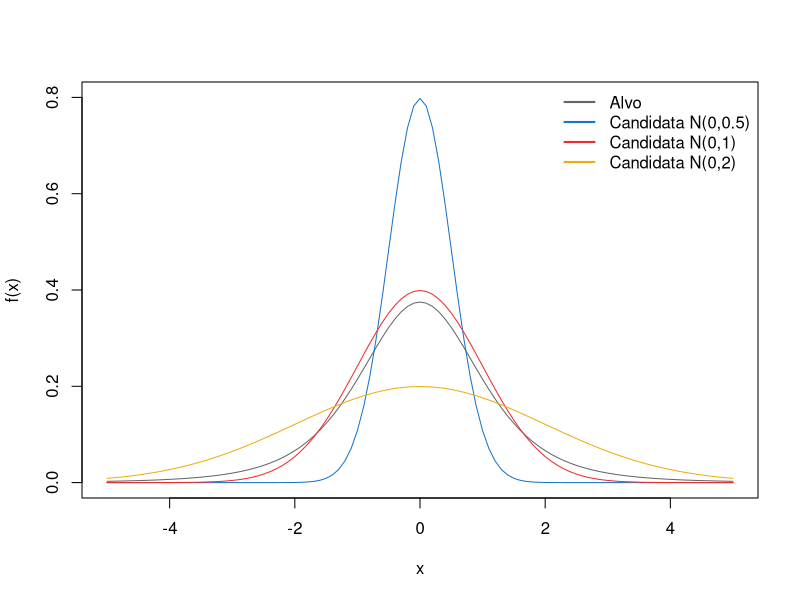
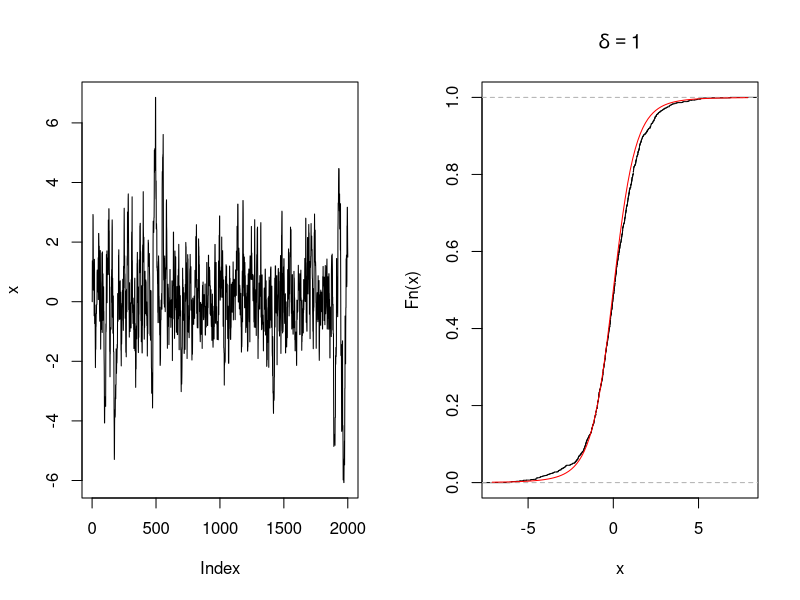
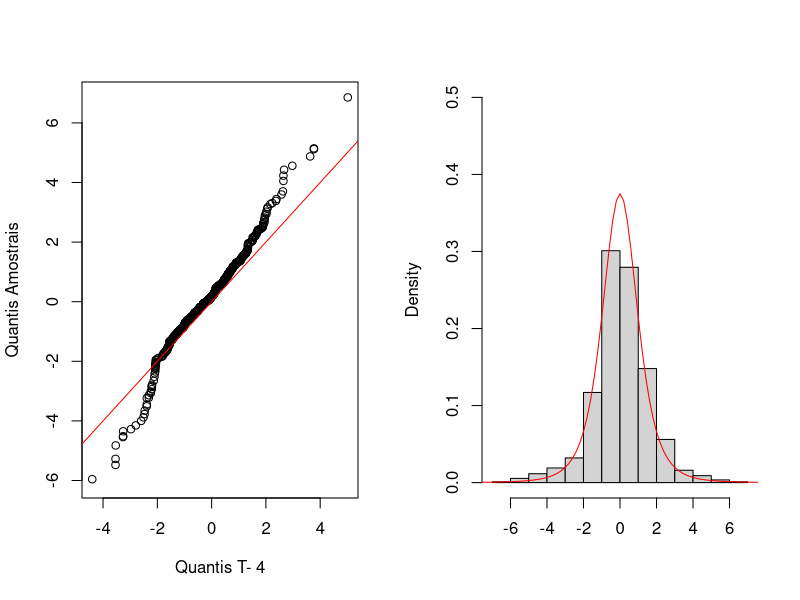
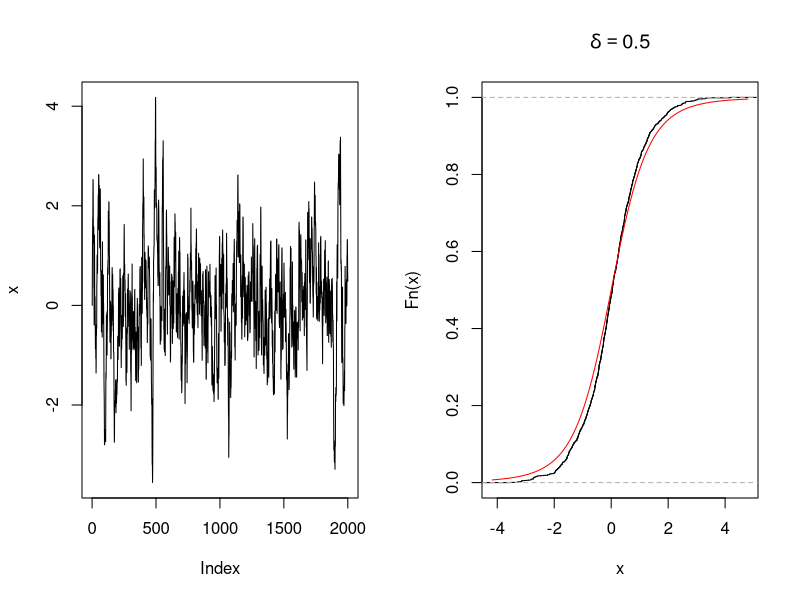
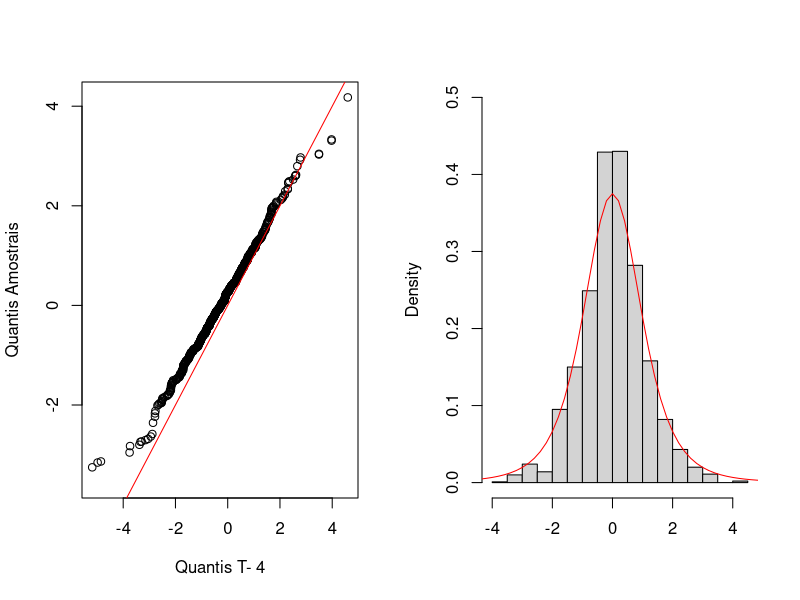
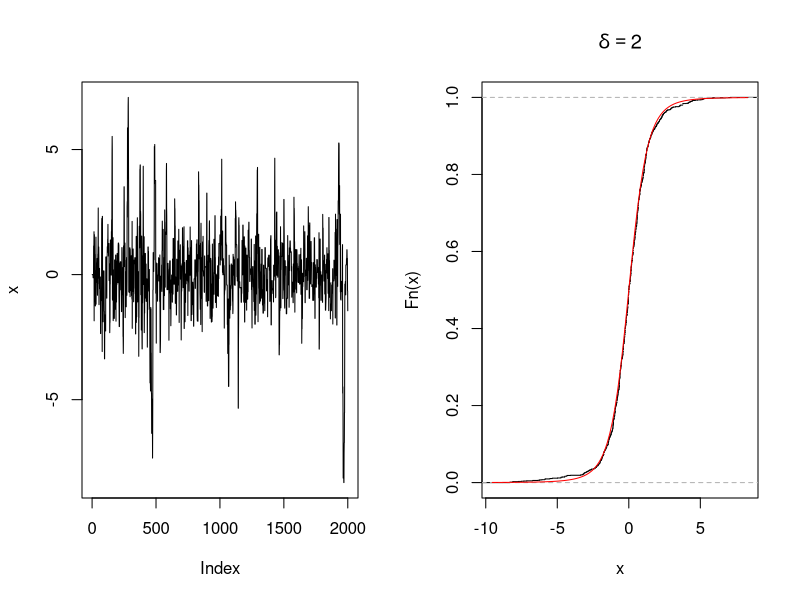
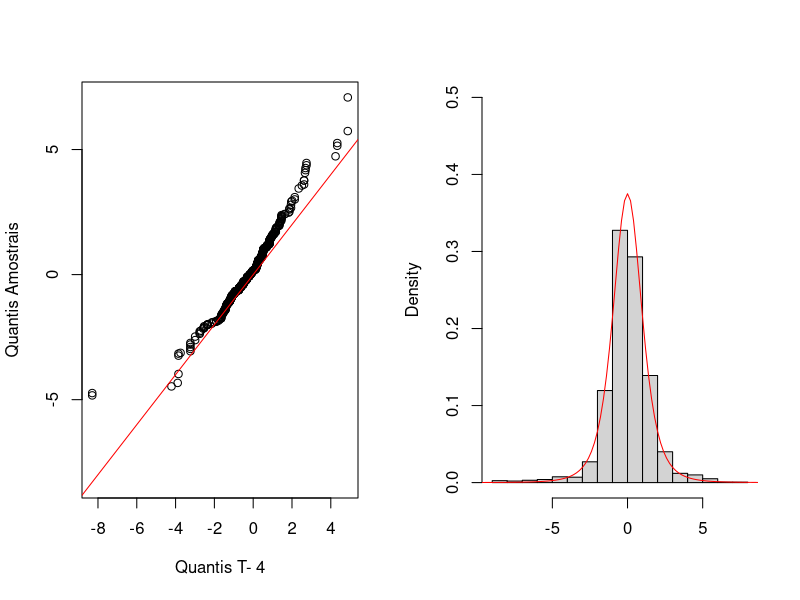
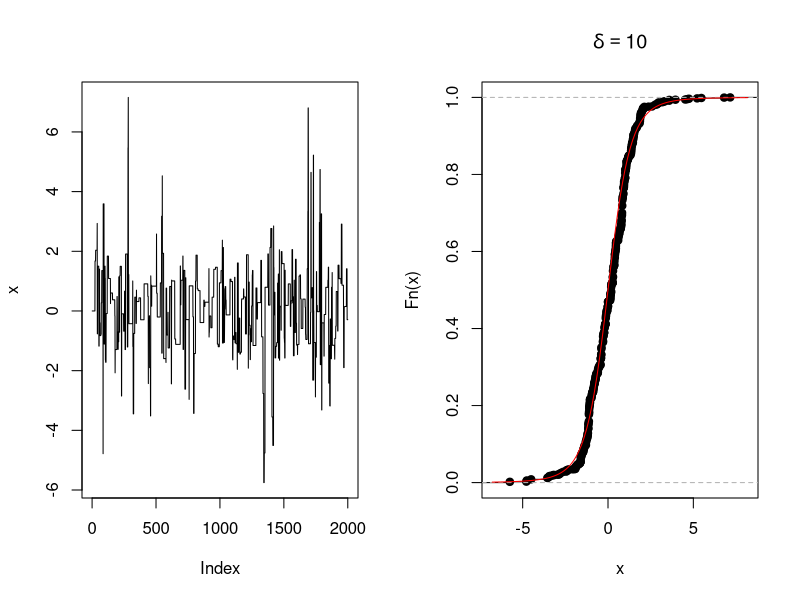

The R source for these figures, in order:
## ---- chunk 1
knitr::opts_chunk$set(echo = TRUE)
library(stringr)

## ---- chunk 2
# os NPA seguem uma distribuição t de Student com 4 graus de liberdade, T(v=4):
f <- function(x, v = 4) {
    dt(x, df = v)
} # distribuição principal; para cada valor gerado com a N(0,sigma), será criada uma T(4) # nolint
#v <- 4 # parâmetro v da t-Student, valor fixo # nolint

# colors
cols <- c("gray40", "dodgerblue3", "firebrick2", "darkgoldenrod2")
# Gráfico com as curvas de densidade sobrepostas:
curve(f, -5, 5, ylim =c(0,0.8), col=cols[1], lwd=1)
curve(dnorm(x, sd=0.5), -5, 5, add=T, col=cols[2], lwd=1)
curve(dnorm(x), -5, 5, add=T, col=cols[3], lwd=1)
curve(dnorm(x, sd=2), -5, 5, add=T, col=cols[4], lwd=1)
legend("topright", 
       legend=c("Alvo", "Candidata N(0,0.5)", "Candidata N(0,1)", "Candidata N(0,2)"), 
       col=cols,
       lty = 1, lwd=2, bty = "n")
## ---- chunk 3

# Para o problema em questão, o seguinte é o conhecido:

# N <- 2000 # pretende-se gerar 2000 NPA
# a geração dos NPA terá de ser feita via um passeio aleatório


# distribuição candidata: Normal-padrão, i.e. N(0,1); outras distribuições candidatas para considerar: N(0, sigma), com sigma a assumir valores por nós designados # nolint
#g <- function(x, mean_g = 0, sigma_g = 1) {
#    dnorm(x, mean = mean_g, sd = sigma_g) # nolint
#} # distribuição candidata: Normal com média fixa em zero e desvio-padrão editável # nolint
#sigma <- 1 # começamos com uma Normal-padrão, valor editável # nolint

# para todas as situações, o valor inicial será zero

tst_random_walk <- function(N = 2000, v=4, mean_g = 0, sigma_g = 1, start = 0) {
    set.seed(42)
    x <- numeric(N) # vector de zeros, de dimensão N
    x[1] <- start # definimos valor inicial no vector; valor fixo
    k <- 0
    for (i in 2:N) {
        # geração de um NPA de acordo com a distribuição candidata # nolint
        z <- rnorm(n = 1, mean_g, sigma_g) 
        y <- x[i - 1] + z
        alpha <- min(f(y, v) / f(x[i - 1], v), 1)
        u <- runif(1)
        if (u <= alpha) { # cálculo da aceitação dos valores gerados
            x[i] <- y
            k <- k + 1     # contagem dos aceites
        } else {
            x[i] <- x[i - 1]
        }
    }
    par(mfrow = c(1, 2))
    plot(x, type = "l")
    print("Taxa de aceitação: ")
    print(k / N)
    plot(ecdf(x), main = bquote(delta==.(sigma_g)))
    curve(pt(x, v), add = TRUE, col = "red")
    
    
    qqplot(qt(x, v), x, main="", xlab=bquote("Quantis T-"~.(v)), ylab="Quantis Amostrais")
    abline(0, 1,col="red")
    
    hist(x, main="", xlab="", freq=FALSE, ylim=c(0,0.5))
    curve(f, -10, 10, add = T, col="red")
}
## ---- chunk 4
tst_random_walk()

## ---- chunk 5
tst_random_walk(sigma_g = 0.5)

## ---- chunk 6
tst_random_walk(sigma_g = 2)

## ---- chunk 7
tst_random_walk(sigma_g = 10)

